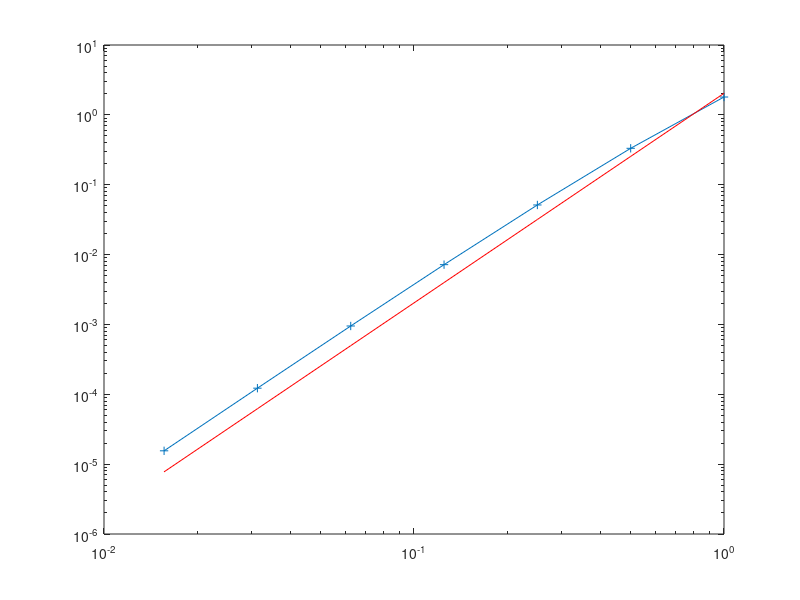

This figure's MATLAB source:
clear all; 
% close all; 
clc;

bf=@(x)4*x.*(1-x);
a=integral(@(x)bf(x).*bf(x),0,1);
b=integral(@(x)bf(x),0,1);
g=integral(@(x)(4*(1-2*x)).^2,0,1);
D=1;
v=1e-1;
nsf=1.1;sa=1;
p=4;

A=-D*g+(nsf-sa)*a;
IV=a/v;
S =@(t) a/4/v*p*(1+t).^(p-1) + (1+t).^p*((sa-nsf)*a/4+2*D*b);
ex=@(t)(1+t).^p/4;

yinit=0.25;
tend=10;

do_bdf2=false;
do_bdf3=false;

ntimes=[10 20 40 80 160 320 640];% 5000 1e4]; % 5e4 1e5];% 5e5];% 5e5];

time_integration='sdirk3';
switch time_integration
    case 'sdirk3'
        rk.nstages=3;
        rk.g=0.43586652150845899941601945119356;
        rk.a=[rk.g 0 0; ...
            ((1-rk.g)/2) rk.g 0;...
            (-(6*rk.g^2-16*rk.g+1)/4) ((6*rk.g^2-20*rk.g+5)/4) rk.g];
        rk.c=sum(rk.a,2);
        rk.b=rk.a(rk.nstages,:);
        rk.order=3;
    case 'sdirk3a'
        rk.nstages=3;
        rk.g=0.2113248654051871177454256097490213;
        rk.a=[rk.g, 0, 0 ;...
            rk.g, rk.g, 0;...
            rk.g, 0.5773502691896257645091487805019573, rk.g ];
        rk.c=sum(rk.a,2);
        rk.b=rk.a(rk.nstages,:);
        rk.order=3;
    case 'sdirk2a'
        rk.nstages=2;
        rk.g=0.2928932188134524755991556378951510;
        rk.a=[rk.g, 0 ;...
            1-rk.g, rk.g];
        rk.c=sum(rk.a,2);
        rk.b=rk.a(rk.nstages,:);
        rk.order=2;
    case 'sdirk2b'
        rk.nstages=2;
        rk.g=1.707106781186547524400844362104849;
        rk.a=[rk.g, 0 ;...
            1-rk.g, rk.g];
        rk.c=sum(rk.a,2);
        rk.b=rk.a(rk.nstages,:);
        rk.order=2;
    case 'sdirk4b'
        rk.nstages=5;
        rk.g=0.25;
        rk.a=[rk.g, 0, 0, 0, 0 ;...
            0.5,rk.g, 0, 0, 0;...
            0.34, -0.04, rk.g, 0, 0;...
            0.2727941176470588235294117647058824, -0.05036764705882352941176470588235294, 0.02757352941176470588235294117647059, rk.g, 0;...
            1.041666666666666666666666666666667,-1.020833333333333333333333333333333,7.8125,-7.083333333333333333333333333333333, rk.g ];
        rk.c=sum(rk.a,2);
        rk.b=rk.a(rk.nstages,:);
        rk.order=4;
    case 'sdirk4a'
        rk.nstages=5;
        rk.g=0.2666666666666666666666666666666667;
        rk.a=[rk.g, 0, 0, 0, 0 ;...
            0.5,rk.g, 0, 0, 0;...
            0.3541539528432732316227461858529820, -0.05415395284327323162274618585298197, rk.g, 0, 0;...
            0.08515494131138652076337791881433756, -0.06484332287891555171683963466229754, 0.07915325296404206392428857585141242, rk.g, 0;...
            2.100115700566932777970612055999074, -0.7677800284445976813343102185062276, 2.399816361080026398094746205273880, -2.998818699869028161397714709433394, rk.g ];
        rk.c=sum(rk.a,2);
        rk.b=rk.a(rk.nstages,:);
        rk.order=4;
    otherwise
        error('this sdirk is not available');
end

for iconv=1:length(ntimes)
    dt=tend/ntimes(iconv);
    tn=0;
    yn=yinit;
    fprintf('%d/%d\n',iconv,length(ntimes));
    y=zeros(rk.nstages,1); SS=y;
    for it=1:ntimes(iconv)
        for i=1:rk.nstages
            ti = tn + rk.c(i)*dt;
            SS(i)=S(ti);
            rhs = IV*yn + dt*rk.a(i,i)*SS(i);
            for j=1:i-1
                rhs = rhs + dt*rk.a(i,j)*(A*y(j)+SS(j));
            end
            y(i) = (IV -rk.a(i,i)*dt*A) \ rhs;
        end
        yn = y(end);
        tn = tn + dt;
    end
    err(iconv)=abs(yn-ex(tend));
end

% plot( log10(tend./ntimes), log10(err), '+-' )
loglog( (tend./ntimes), (err), '+-' )
% slope_err = polyfit(log10(tend./ntimes), log10(err),1)
% reference line y=Cx^s log(y) = log(C) + s log(x)
% we pick one value of (x,y) to get C
% the multiplier in front of C is used to shift the ref. line
nn=1; %
nn=length(err);
s=rk.order; C=0.5*err(nn)/(tend/ntimes(nn))^s;
y=C*(tend./ntimes).^s;
% hold all;plot(log10(tend./ntimes), log10(y), 'r-')
hold all;loglog((tend./ntimes), (y), 'r-')
leg=char(time_integration); 
% leg=char(leg,sprintf('slope %d',s)); 
leg=char(leg,sprintf('v = %g',v)); 


if do_bdf2
    leg=char(leg,'BDF2'); 
    leg=char(leg,sprintf('slope %d',2));
    for iconv=1:length(ntimes)
        dt=tend/ntimes(iconv);
        tn=0;
        yn=yinit;
        fprintf('%d/%d\n',iconv,length(ntimes));
        y=zeros(rk.nstages,1); SS=y;
        yolder=yn;
        % first time step: CN
        %         for it=1:ntimes(iconv)
        yn = (IV-dt/2*A)\ ( (IV+dt/2*A)*yn + dt/2*(S(tn)+S(tn+dt)));
        tn = tn + dt;
        %         end
        % other time steps: BDF2
        for it=2:ntimes(iconv)
            ynew = ( IV -2/3*dt*A) \ ( IV/3*(4*yn-yolder) +2/3*dt*S(tn+dt));
            tn = tn + dt;
            yolder=yn;
            yn=ynew;
        end
        err(iconv)=abs(yn-ex(tend));
    end
    
%     plot( log10(tend./ntimes), log10(err), 'o-' )
    loglog( (tend./ntimes), (err), 'o-' )
    % slope_err = polyfit(log10(tend./ntimes), log10(err),1)
    % reference line y=Cx^s log(y) = log(C) + s log(x)
    % we pick one value of (x,y) to get C
    % the multiplier in front of C is used to shift the ref. line
    nn=1; %
    nn=length(err);
    s=2; C=0.5*err(nn)/(tend/ntimes(nn))^s;
    y=C*(tend./ntimes).^s;
%     hold all;plot(log10(tend./ntimes), log10(y), 'r-')
    hold all;loglog((tend./ntimes), (y), 'r-')
    
end



if do_bdf3
    leg=char(leg,'BDF3'); 
    leg=char(leg,sprintf('slope %d',3));
    for iconv=1:length(ntimes)
        dt=tend/ntimes(iconv);
        tn=0;
        yn=yinit;
        fprintf('%d/%d\n',iconv,length(ntimes));
        y=zeros(rk.nstages,1); SS=y;
        % first time step: CN
        yn = (IV-dt/2*A)\ ( (IV+dt/2*A)*yn + dt/2*(S(tn)+S(tn+dt)));
        tn = tn + dt;
        % second time step: BDF2
        yolder=yinit;
        ynew = ( IV -2/3*dt*A) \ ( IV/3*(4*yn-yolder) +2/3*dt*S(tn+dt));
        tn = tn + dt;
        yoldest=yinit;
        yolder=yn;
        yn=ynew;
        % other time steps: BDF3
        for it=3:ntimes(iconv)
            ynew = ( IV -6/11*dt*A) \ ( IV/11*(18*yn-9*yolder+2*yoldest) +6/11*dt*S(tn+dt));
            tn = tn + dt;
            yoldest=yolder;
            yolder=yn;
            yn=ynew;
        end
        err(iconv)=abs(yn-ex(tend));
    end
    
%     plot( log10(tend./ntimes), log10(err), 's-' )
    loglog( (tend./ntimes), (err), 's-' )
    % slope_err = polyfit(log10(tend./ntimes), log10(err),1)
    % reference line y=Cx^s log(y) = log(C) + s log(x)
    % we pick one value of (x,y) to get C
    % the multiplier in front of C is used to shift the ref. line
    nn=1; %
    nn=length(err);
    s=3; C=0.5*err(nn)/(tend/ntimes(nn))^s;
    y=C*(tend./ntimes).^s;
%     hold all;plot(log10(tend./ntimes), log10(y), 'r-')
    hold all;loglog((tend./ntimes), (y), 'r-')
    
end

% legend(leg)
